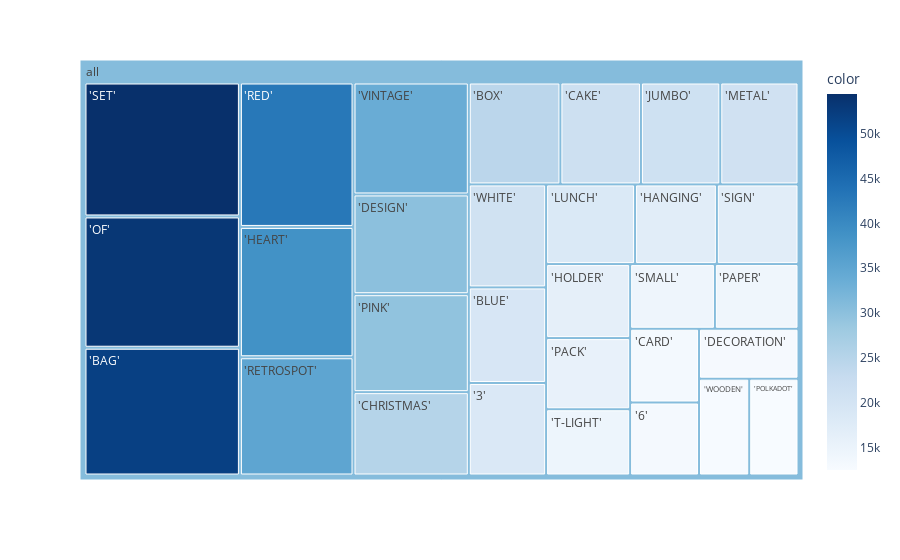

Source (notebook cell):
### Code cell
fig = px.treemap(df_table.head(30), path=['all', "Items"], values='incident_count',
                  color=df_table["incident_count"].head(30), hover_data=['Items'],
                  color_continuous_scale='Blues',
                  )
fig.show()

### Figure 1 — Plotly figure (JSON) as saved in the notebook; plotly's stock layout.template omitted (floating-point values rounded to 4 significant figures)
{"data": [{"branchvalues": "total", "customdata": [["'3'", 18695], ["'6'", 13146], ["'BAG'", 51911], ["'BLUE'", 19316], ["'BOX'", 24403], ["'CAKE'", 21461], ["'CARD'", 13280], ["'CHRISTMAS'", 25131], ["'DECORATION'", 12981], ["'DESIGN'", 30066], ["'HANGING'", 17036], ["'HEART'", 38713], ["'HOLDER'", 16260], ["'JUMBO'", 21139], ["'LUNCH'", 18525], ["'METAL'", 20842], ["'OF'", 53351], ["'PACK'", 15637], ["'PAPER'", 14142], ["'PINK'", 29526], ["'POLKADOT'", 12472], ["'RED'", 42902], ["'RETROSPOT'", 35126], ["'SET'", 54430], ["'SIGN'", 16998], ["'SMALL'", 14333], ["'T-LIGHT'", 14558], ["'VINTAGE'", 33748], ["'WHITE'", 20812], ["'WOODEN'", 12708], ["(?)", 30800.0]], "domain": {"x": [0, 1], "y": [0, 1]}, "hovertemplate": "labels=%{label}<br>incident_count=%{value}<br>parent=%{parent}<br>id=%{id}<br>Items=%{customdata[0]}<br>color=%{color}<extra></extra>", "ids": ["all/'3'", "all/'6'", "all/'BAG'", "all/'BLUE'", "all/'BOX'", "all/'CAKE'", "all/'CARD'", "all/'CHRISTMAS'", "all/'DECORATION'", "all/'DESIGN'", "all/'HANGING'", "all/'HEART'", "all/'HOLDER'", "all/'JUMBO'", "all/'LUNCH'", "all/'METAL'", "all/'OF'", "all/'PACK'", "all/'PAPER'", "all/'PINK'", "all/'POLKADOT'", "all/'RED'", "all/'RETROSPOT'", "all/'SET'", "all/'SIGN'", "all/'SMALL'", "all/'T-LIGHT'", "all/'VINTAGE'", "all/'WHITE'", "all/'WOODEN'", "all"], "labels": ["'3'", "'6'", "'BAG'", "'BLUE'", "'BOX'", "'CAKE'", "'CARD'", "'CHRISTMAS'", "'DECORATION'", "'DESIGN'", "'HANGING'", "'HEART'", "'HOLDER'", "'JUMBO'", "'LUNCH'", "'METAL'", "'OF'", "'PACK'", "'PAPER'", "'PINK'", "'POLKADOT'", "'RED'", "'RETROSPOT'", "'SET'", "'SIGN'", "'SMALL'", "'T-LIGHT'", "'VINTAGE'", "'WHITE'", "'WOODEN'", "all"], "marker": {"coloraxis": "coloraxis", "colors": [18695, 13146, 51911, 19316, 24403, 21461, 13280, 25131, 12981, 30066, 17036, 38713, 16260, 21139, 18525, 20842, 53351, 15637, 14142, 29526, 12472, 42902, 35126, 54430, 16998, 14333, 14558, 33748, 20812, 12708, 30800.0]}, "name": "", "parents": ["all", "all", "all", "all", "all", "all", "all", "all", "all", "all", "all", "all", "all", "all", "all", "all", "all", "all", "all", "all", "all", "all", "all", "all", "all", "all", "all", "all", "all", "all", ""], "type": "treemap", "values": [18695, 13146, 51911, 19316, 24403, 21461, 13280, 25131, 12981, 30066, 17036, 38713, 16260, 21139, 18525, 20842, 53351, 15637, 14142, 29526, 12472, 42902, 35126, 54430, 16998, 14333, 14558, 33748, 20812, 12708, 733648]}], "layout": {"coloraxis": {"colorbar": {"title": {"text": "color"}}, "colorscale": [[0, "rgb(247,251,255)"], [0.125, "rgb(222,235,247)"], [0.25, "rgb(198,219,239)"], [0.375, "rgb(158,202,225)"], [0.5, "rgb(107,174,214)"], [0.625, "rgb(66,146,198)"], [0.75, "rgb(33,113,181)"], [0.875, "rgb(8,81,156)"], [1, "rgb(8,48,107)"]]}, "legend": {"tracegroupgap": 0}, "margin": {"t": 60}}}
